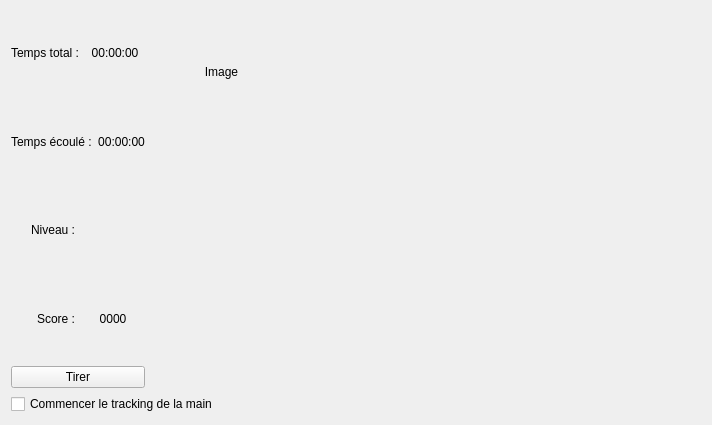
<?xml version="1.0" encoding="UTF-8"?>
<ui version="4.0">
 <class>Window</class>
 <widget class="QWidget" name="Window">
  <property name="geometry">
   <rect>
    <x>0</x>
    <y>0</y>
    <width>712</width>
    <height>425</height>
   </rect>
  </property>
  <property name="windowTitle">
   <string>Window</string>
  </property>
  <layout class="QVBoxLayout" name="verticalLayout">
   <item>
    <layout class="QHBoxLayout" name="horizontalLayout_7">
     <item>
      <layout class="QVBoxLayout" name="verticalLayout_5">
       <item>
        <layout class="QHBoxLayout" name="horizontalLayout_4">
         <item>
          <widget class="QLabel" name="temps_total_label">
           <property name="text">
            <string>Temps total :</string>
           </property>
           <property name="alignment">
            <set>Qt::AlignRight|Qt::AlignTrailing|Qt::AlignVCenter</set>
           </property>
          </widget>
         </item>
         <item>
          <widget class="QLabel" name="total_label">
           <property name="text">
            <string>00:00:00</string>
           </property>
           <property name="alignment">
            <set>Qt::AlignCenter</set>
           </property>
          </widget>
         </item>
        </layout>
       </item>
       <item>
        <layout class="QHBoxLayout" name="horizontalLayout_8">
         <item>
          <widget class="QLabel" name="temps_label">
           <property name="text">
            <string>Temps écoulé :</string>
           </property>
          </widget>
         </item>
         <item>
          <widget class="QLabel" name="chrono_label">
           <property name="text">
            <string>00:00:00</string>
           </property>
           <property name="alignment">
            <set>Qt::AlignCenter</set>
           </property>
          </widget>
         </item>
        </layout>
       </item>
       <item>
        <layout class="QHBoxLayout" name="horizontalLayout_9">
         <item>
          <widget class="QLabel" name="niveau_label">
           <property name="text">
            <string>Niveau :</string>
           </property>
           <property name="alignment">
            <set>Qt::AlignRight|Qt::AlignTrailing|Qt::AlignVCenter</set>
           </property>
          </widget>
         </item>
         <item>
          <widget class="QLabel" name="labelLevel">
           <property name="text">
            <string/>
           </property>
           <property name="alignment">
            <set>Qt::AlignCenter</set>
           </property>
          </widget>
         </item>
        </layout>
       </item>
       <item>
        <layout class="QHBoxLayout" name="horizontalLayout_10">
         <item>
          <widget class="QLabel" name="score_label">
           <property name="text">
            <string>Score :</string>
           </property>
           <property name="alignment">
            <set>Qt::AlignRight|Qt::AlignTrailing|Qt::AlignVCenter</set>
           </property>
          </widget>
         </item>
         <item>
          <widget class="QLabel" name="labelScore">
           <property name="text">
            <string>0000</string>
           </property>
           <property name="alignment">
            <set>Qt::AlignCenter</set>
           </property>
          </widget>
         </item>
        </layout>
       </item>
       <item>
        <widget class="QPushButton" name="tirer_button">
         <property name="text">
          <string>Tirer</string>
         </property>
        </widget>
       </item>
      </layout>
     </item>
     <item>
      <layout class="QVBoxLayout" name="verticalLayout_4">
       <item>
        <widget class="MyGLWidget" name="myGLWidget" native="true">
         <property name="sizePolicy">
          <sizepolicy hsizetype="MinimumExpanding" vsizetype="MinimumExpanding">
           <horstretch>0</horstretch>
           <verstretch>0</verstretch>
          </sizepolicy>
         </property>
         <property name="minimumSize">
          <size>
           <width>200</width>
           <height>200</height>
          </size>
         </property>
         <widget class="QLabel" name="camFrame">
          <property name="geometry">
           <rect>
            <x>0</x>
            <y>0</y>
            <width>141</width>
            <height>121</height>
           </rect>
          </property>
          <property name="text">
           <string>Image</string>
          </property>
          <property name="alignment">
           <set>Qt::AlignCenter</set>
          </property>
         </widget>
        </widget>
       </item>
      </layout>
     </item>
    </layout>
   </item>
   <item>
    <widget class="QCheckBox" name="checkBox">
     <property name="text">
      <string>Commencer le tracking de la main</string>
     </property>
    </widget>
   </item>
  </layout>
 </widget>
 <layoutdefault spacing="6" margin="11"/>
 <customwidgets>
  <customwidget>
   <class>MyGLWidget</class>
   <extends>QWidget</extends>
   <header location="global">myglwidget.h</header>
   <container>1</container>
   <slots>
    <slot>setXRotation(int)</slot>
    <slot>setZRotation(int)</slot>
    <slot>setYRotation(int)</slot>
    <slot>setZoom(int)</slot>
    <slot>setAngleCatapulte(int)</slot>
    <slot>setAngleBras(int)</slot>
    <slot>launchBall()</slot>
    <slot>tirer()</slot>
   </slots>
  </customwidget>
 </customwidgets>
 <resources/>
 <connections>
  <connection>
   <sender>chrono_label</sender>
   <signal>linkActivated(QString)</signal>
   <receiver>Window</receiver>
   <slot>updateTime()</slot>
   <hints>
    <hint type="sourcelabel">
     <x>161</x>
     <y>174</y>
    </hint>
    <hint type="destinationlabel">
     <x>235</x>
     <y>532</y>
    </hint>
   </hints>
  </connection>
  <connection>
   <sender>total_label</sender>
   <signal>linkActivated(QString)</signal>
   <receiver>Window</receiver>
   <slot>updateTime()</slot>
   <hints>
    <hint type="sourcelabel">
     <x>127</x>
     <y>52</y>
    </hint>
    <hint type="destinationlabel">
     <x>316</x>
     <y>808</y>
    </hint>
   </hints>
  </connection>
  <connection>
   <sender>tirer_button</sender>
   <signal>clicked(bool)</signal>
   <receiver>checkBox</receiver>
   <slot>setChecked(bool)</slot>
   <hints>
    <hint type="sourcelabel">
     <x>73</x>
     <y>373</y>
    </hint>
    <hint type="destinationlabel">
     <x>80</x>
     <y>401</y>
    </hint>
   </hints>
  </connection>
  <connection>
   <sender>tirer_button</sender>
   <signal>clicked()</signal>
   <receiver>myGLWidget</receiver>
   <slot>tirer()</slot>
   <hints>
    <hint type="sourcelabel">
     <x>94</x>
     <y>365</y>
    </hint>
    <hint type="destinationlabel">
     <x>346</x>
     <y>259</y>
    </hint>
   </hints>
  </connection>
 </connections>
 <slots>
  <slot>updateTime()</slot>
  <slot>tirer()</slot>
 </slots>
</ui>
